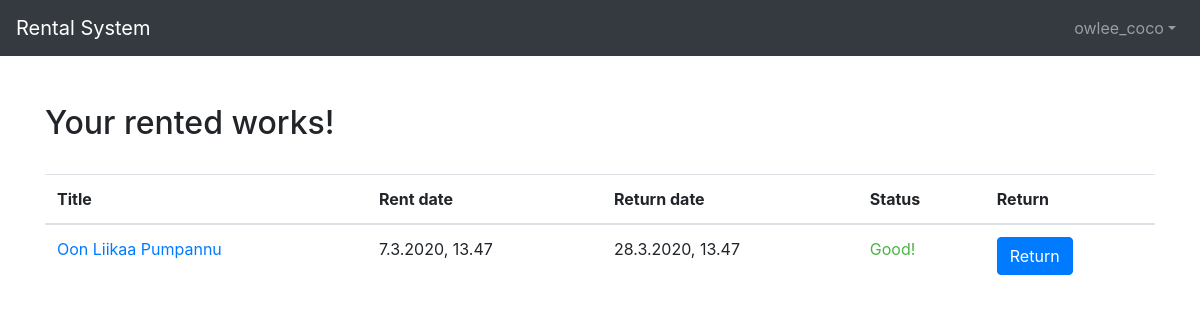
/rented/ (signed in), run on the app's committed database.
### rental_system/models.py (models this page shows, shortened)
class RentedWork(models.Model):
    user = models.ForeignKey(User, on_delete=models.CASCADE, default=1)
    rented_work = models.ForeignKey(Work, on_delete=models.CASCADE)
    rent_date = models.DateTimeField(auto_now_add=True)
    return_date = models.DateTimeField()
    returned = models.BooleanField(default=False)
    date_returned = models.DateTimeField(null=True)
    @property
    def is_late(self):
        return timezone.now() > self.return_date

class Work(models.Model):
    creators = models.ManyToManyField(Creator)
    type = models.ForeignKey(Type, on_delete=models.CASCADE)
    genres = models.ManyToManyField(Genre)
    publishers = models.ManyToManyField(Publisher, null=True, blank=True)
    title = models.CharField(max_length=200)
    desc = models.TextField(max_length=500)
    trailer = models.URLField(blank=True)
    pub_date = models.IntegerField(
        default=2020,
        validators=[
            MaxValueValidator(datetime.date.today().year),
            MinValueValidator(1800)
        ]
    )
    def __str__(self):
        return self.title

### rental_system/views.py (the view)
# urls.py: path('rented/', views.rented, name='rented'),
@login_required
def rented(request):
    current_user = request.user
    rented = list(RentedWork.objects.filter(user_id = current_user.id, returned = False))
    return render(request, 'rental_system/rented.html', {'rented': rented})

### rental_system/templates/rental_system/rented.html (shortened to what this page needs)
{% extends 'base.html' %}
{% block content %}
{% load static %}
<link rel="stylesheet" href="{% static 'rented.css' %}">
{% load tz %}
{% get_current_timezone as TIME_ZONE %}
{% if rented %}
<div class="container">
    <div class="table-responsive-lg">
        <br>
        <h2>Your rented works!</h2>
        <br>
        <table class="table">
            <thead>
                <tr>
                    <th>Title</th>
                    <th>Rent date</th>
                    <th>Return date</th>
                    <th>Status</th>
                    <th>Return</th>
                </tr>
            </thead>
            <tbody>
                {% for item in rented %}
                {% if not item.returned %}
                <tr>
                    {% timezone "Europe/Helsinki" %}
                    <td><a href="{% url 'work' item.rented_work.id %}">{{ item.rented_work }}</a></td>
                    <td>{{ item.rent_date | date:"j.n.Y, G.i"}}</td>
                    <td>{{ item.return_date | date:"j.n.Y, G.i"}}</td>
                    {% if item.is_late %}
                    <td style="color: red;">Late!</td>
                    {% else %}
                    <td style="color: #4BB543">Good!</td>
                    {% endif %}
                    <td><a href="{% url 'return_work' item.rented_work.id %}" class="btn btn-primary">Return</a></td>
                    {% endtimezone %}
                </tr>
                {% endif %}
                {% endfor %}
            </tbody>
        </table>
    </div>
</div>
{% else %}
<tr><td>You haven't rented anything!</td></tr>
{% endif %}
{% endblock %}

### templates/base.html (shortened to what this page needs)
{% load static %}
<!doctype html>
<html lang="en">
<head>
	<link rel="stylesheet" href="https://stackpath.bootstrapcdn.com/bootstrap/4.4.1/css/bootstrap.min.css"
>
	<link rel="stylesheet" href="{% static 'darkmode.css' %}">
</head>
<body>
	<nav class="navbar navbar-expand navbar-dark bg-dark">
		<a class="navbar-brand" href="{% url 'index' %}">Rental System</a>
		<div class="collapse navbar-collapse" id="navbarNav">
			<ul class="navbar-nav ml-auto">
				{% if user.is_authenticated %}
				<li class="nav-item dropdown">
					<a class="nav-link dropdown-toggle" data-toggle="dropdown" href="#" role="button"
						aria-haspopup="true" aria-expanded="false">{{ user.username }}</a>
				</li>
				{% else %}
				<li class="nav-item"></li>
				<a class="nav-link" href="{% url 'login' %}?next={{request.path}}">Login</a>
				</li>
				{% endif %}
			</ul>
		</div>
	</nav>
	<br>
	<div class="container-fluid">
		{% block content %}
		{% endblock %}
	</div>
</body>
</html>

### data on the page
RentedWork: rented_work "Oon Liikaa Pumpannu", rent_date "7.3.2020, 13.47", return_date "28.3.2020, 13.47", shows "Good!"

### other printed values
{{ user.username }} "owlee_coco"
